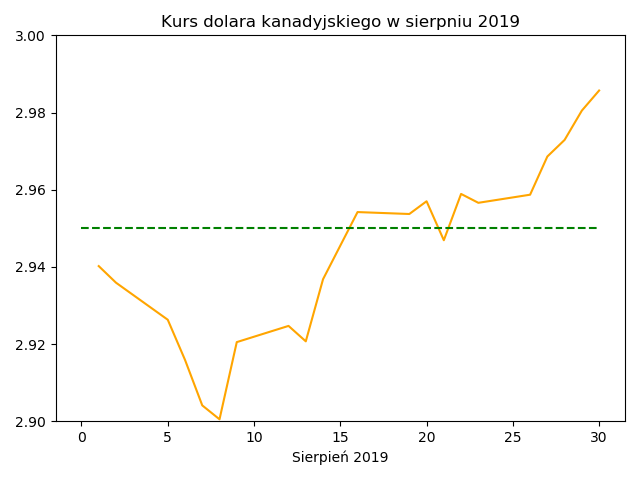

This figure's Python source:
import matplotlib.pyplot as plt
import numpy as np
import pandas as pd

dane = pd.read_csv("waluta.csv")
dzien=dane["Dzień"]
kurs=dane["Kurs CAD"]

plt.plot(dzien, kurs, color="orange")
plt.plot([0,30],[2.95,2.95], color="green", linestyle="dashed")
plt.ylim([2.9,3])
plt.title("Kurs dolara kanadyjskiego w sierpniu 2019")
plt.xlabel("Sierpień 2019")
plt.show()
